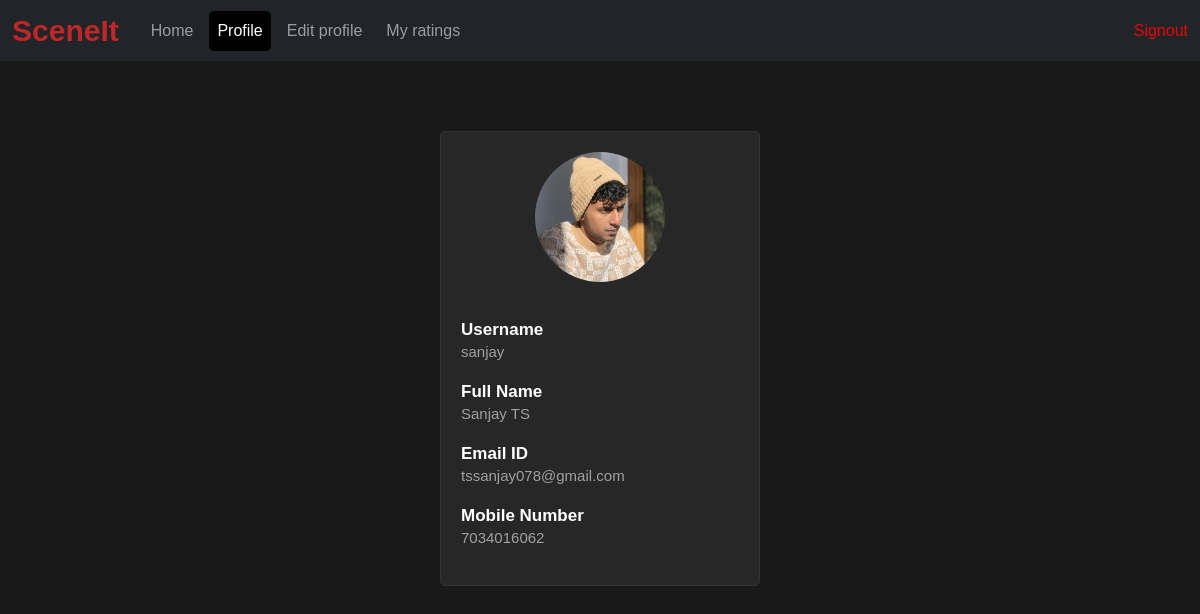
Page /user_profile (signed in) on the committed database.
### users/models.py (models this page shows)
class UserInfo(AbstractUser):
    fullname=models.CharField(max_length=100)
    mobile_number=models.CharField(max_length=10)
    dp=models.FileField(null=True,blank=True,default='default_images/default_dp2.jpeg')

### users/views.py (the view)
# urls.py: path('user_profile',views.user_profile,name='user_profile'),
def user_profile(request):
    try:
        data=request.user
        return render(request,'user_profile.html',{'data':data})
    except UserInfo.DoesNotExist:
        return redirect(user_home_page)
    except:
        return redirect(user_home_page)

### users/templates/user_profile.html (shortened to what this page needs)
<!DOCTYPE html>
{% load static %}
<html lang="en">
<head>
    <link href="https://cdn.jsdelivr.net/npm/bootstrap@5.3.3/dist/css/bootstrap.min.css" rel="stylesheet">
</head>
<body>
 <nav class="navbar navbar-expand-lg bg-dark navbar-dark">
  <div class="container-fluid">
        <span class="title me-4"><strong>SceneIt</strong></span>
    <div class="collapse navbar-collapse" id="navbarSupportedContent">
      <ul class="navbar-nav me-auto mb-2 mb-lg-0">
        <li class="nav-item me-2">
            <a class="nav-link" href="{% url 'user_home_page' %}">Home</a>
        </li>
        <li class="nav-item me-2">
          <a class="nav-link" href="{% url 'user_profile' %}">Profile</a>
        </li>
        <li class="nav-item me-2">
          <a class="nav-link" href="{% url 'edit_user_profile' %}">Edit profile</a>
        </li>
        <li class="nav-item me-2">
          <a class="nav-link" href="">My ratings</a>
        </li>
      </ul>
      <a class="nav-link1" href="{% url 'signout' %}" role="button" aria-expanded="false">Signout</a>
    </div>
  </div>
</nav>
{% block content %}
<div class="info">
  <img src="{{ request.user.dp.url }}" alt="dp">
  <div class="field">
    <p class="label">Username</p>
    <p class="value">{{ request.user.username }}</p>
  </div>
  <div class="field">
    <p class="label">Full Name</p>
    <p class="value">{{ request.user.fullname }}</p>
  </div>
  <div class="field">
    <p class="label">Email ID</p>
    <p class="value">{{ request.user.email }}</p>
  </div>
  <div class="field">
    <p class="label">Mobile Number</p>
    <p class="value">{{ request.user.mobile_number }}</p>
  </div>
</div>
{% endblock %}
</body>
</html>

### users/templates/user_profile.html (style rules this page uses)
body { background-color: rgba(0, 0, 0, 0.9); color: white; font-family: Arial, sans-serif; }
.nav-link.active { background-color: black; color: white; border-radius: 5px; }
.title { color: rgb(190, 39, 39); font-size: 30px; font-family: Impact, Haettenschweiler, 'Arial Narrow Bold', sans-serif; }
.nav-link1 { color: rgb(232, 4, 4); text-decoration: none; }
.info { max-width: 320px; margin: 70px auto; padding: 20px; border: 1px solid #333; border-radius: 5px; background-color: rgba(255, 255, 255, 0.06); text-align: center; }
.info img { width: 130px; height: 130px; border-radius: 50%; object-fit: cover; margin-bottom: 20px; }
.info .field { margin-bottom: 15px; text-align: start; margin-top: 15px; }
.info .label { font-weight: bold; font-size: 17px; margin-bottom: 3px; }
.info .value { font-size: 15px; color: rgb(160, 160, 160); margin-top: -5px; }

### rows in the picture
UserInfo: user.dp (picture), user.username "sanjay", user.fullname "Sanjay TS", user.email "tssanjay078@gmail.com", user.mobile_number "7034016062"
